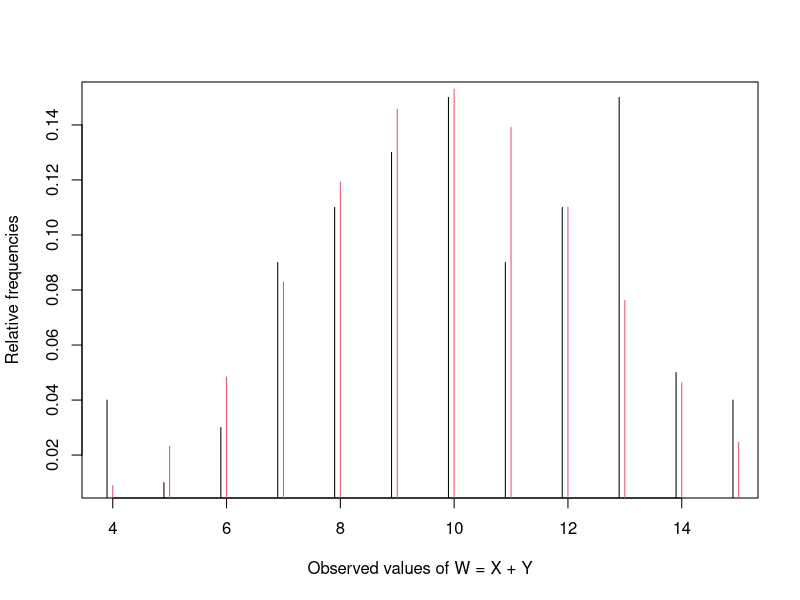
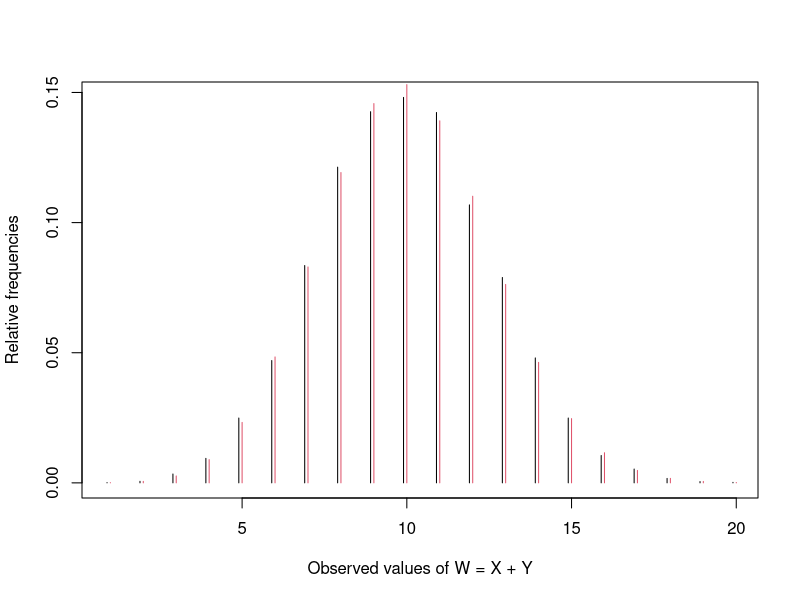

Write R code to recreate these figures, in order.
## ---- chunk 1
knitr::opts_chunk$set(echo = TRUE)
## ---- chunk 2
set.seed(111)

m <- 10
n <- 20
p <- 1/3
## ---- chunk 3
set.seed(111)

# 100 simulations
B <- 100
X <- rbinom(B, m, p)
Y <- rbinom(B, n, p)
W <- X + Y
table(W)
## ---- chunk 4
Tab = table(W)
W.obs = as.numeric(names(Tab))
P.obs = as.numeric(Tab/B)
## ---- chunk 5
plot(W.obs - 0.1, P.obs, type='h',
     xlab = "Observed values of W = X + Y",
     ylab = "Relative frequencies")
points(0:(m+n), dbinom(0:(m+n), m + n, p=1/3), type='h', col=2)
## ---- chunk 6
# 10,000 simulations
B <- 10000
X <- rbinom(B, m, p)
Y <- rbinom(B, n, p)
W <- X + Y
table(W)

Tab = table(W)
W.obs = as.numeric(names(Tab))
P.obs = as.numeric(Tab/B)

plot(W.obs - 0.1, P.obs, type='h',
     xlab = "Observed values of W = X + Y",
     ylab = "Relative frequencies")
points(0:(m+n), dbinom(0:(m+n), m + n, p=1/3), type='h', col=2)
